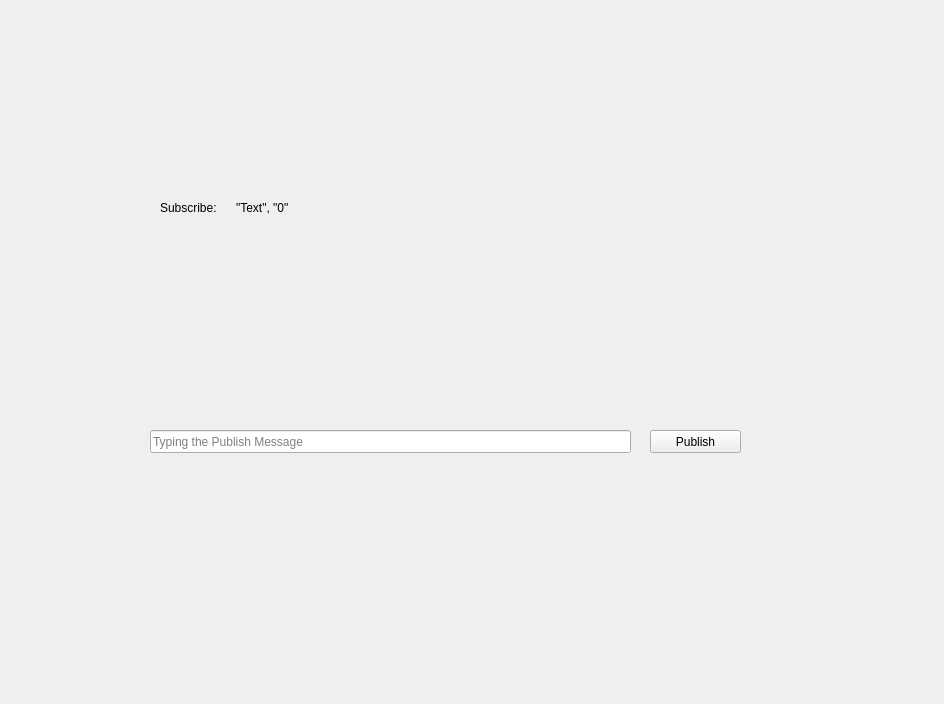
<?xml version="1.0" encoding="UTF-8"?>
<ui version="4.0">
 <class>MainWindowDesign</class>
 <widget class="QMainWindow" name="MainWindowDesign">
  <property name="geometry">
   <rect>
    <x>0</x>
    <y>0</y>
    <width>944</width>
    <height>704</height>
   </rect>
  </property>
  <property name="windowTitle">
   <string>Qt_Talker_and_Listener</string>
  </property>
  <property name="windowIcon">
   <iconset resource="../resources/images.qrc">
    <normaloff>:/images/icon.png</normaloff>:/images/icon.png</iconset>
  </property>
  <property name="locale">
   <locale language="English" country="Australia"/>
  </property>
  <widget class="QWidget" name="centralwidget">
   <widget class="QLineEdit" name="lineEdit_Text">
    <property name="geometry">
     <rect>
      <x>150</x>
      <y>430</y>
      <width>481</width>
      <height>23</height>
     </rect>
    </property>
    <property name="placeholderText">
     <string>Typing the Publish Message</string>
    </property>
   </widget>
   <widget class="QPushButton" name="btn_Publish">
    <property name="geometry">
     <rect>
      <x>650</x>
      <y>430</y>
      <width>91</width>
      <height>23</height>
     </rect>
    </property>
    <property name="text">
     <string>Publish</string>
    </property>
   </widget>
   <widget class="QLabel" name="label">
    <property name="geometry">
     <rect>
      <x>160</x>
      <y>200</y>
      <width>71</width>
      <height>16</height>
     </rect>
    </property>
    <property name="text">
     <string>Subscribe:</string>
    </property>
   </widget>
   <widget class="QLabel" name="labelSubscribe">
    <property name="geometry">
     <rect>
      <x>236</x>
      <y>200</y>
      <width>391</width>
      <height>16</height>
     </rect>
    </property>
    <property name="text">
     <string>&quot;Text&quot;, &quot;0&quot;</string>
    </property>
   </widget>
  </widget>
  <action name="action_Quit">
   <property name="text">
    <string>&amp;Quit</string>
   </property>
   <property name="shortcut">
    <string>Ctrl+Q</string>
   </property>
   <property name="shortcutContext">
    <enum>Qt::ApplicationShortcut</enum>
   </property>
  </action>
  <action name="action_Preferences">
   <property name="text">
    <string>&amp;Preferences</string>
   </property>
  </action>
  <action name="actionAbout">
   <property name="text">
    <string>&amp;About</string>
   </property>
  </action>
  <action name="actionAbout_Qt">
   <property name="text">
    <string>About &amp;Qt</string>
   </property>
  </action>
 </widget>
 <resources>
  <include location="../resources/images.qrc"/>
 </resources>
 <connections>
  <connection>
   <sender>action_Quit</sender>
   <signal>triggered()</signal>
   <receiver>MainWindowDesign</receiver>
   <slot>close()</slot>
   <hints>
    <hint type="sourcelabel">
     <x>-1</x>
     <y>-1</y>
    </hint>
    <hint type="destinationlabel">
     <x>399</x>
     <y>299</y>
    </hint>
   </hints>
  </connection>
 </connections>
</ui>
